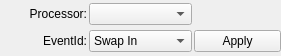
<?xml version="1.0" encoding="UTF-8"?>
<ui version="4.0">
 <class>FindEventIdWidget</class>
 <widget class="QWidget" name="FindEventIdWidget">
  <property name="geometry">
   <rect>
    <x>0</x>
    <y>0</y>
    <width>281</width>
    <height>56</height>
   </rect>
  </property>
  <property name="windowTitle">
   <string>Form</string>
  </property>
  <layout class="QGridLayout" name="gridLayout">
   <property name="leftMargin">
    <number>0</number>
   </property>
   <property name="topMargin">
    <number>0</number>
   </property>
   <property name="rightMargin">
    <number>0</number>
   </property>
   <property name="bottomMargin">
    <number>0</number>
   </property>
   <property name="spacing">
    <number>2</number>
   </property>
   <item row="0" column="0">
    <widget class="QLabel" name="label">
     <property name="text">
      <string>Processor:</string>
     </property>
     <property name="alignment">
      <set>Qt::AlignRight|Qt::AlignTrailing|Qt::AlignVCenter</set>
     </property>
    </widget>
   </item>
   <item row="0" column="1">
    <widget class="QComboBox" name="procComboBox">
     <property name="sizePolicy">
      <sizepolicy hsizetype="Minimum" vsizetype="Fixed">
       <horstretch>0</horstretch>
       <verstretch>0</verstretch>
      </sizepolicy>
     </property>
    </widget>
   </item>
   <item row="1" column="0">
    <widget class="QLabel" name="label_2">
     <property name="text">
      <string>EventId:</string>
     </property>
     <property name="alignment">
      <set>Qt::AlignRight|Qt::AlignTrailing|Qt::AlignVCenter</set>
     </property>
    </widget>
   </item>
   <item row="1" column="1">
    <widget class="QComboBox" name="eventIdComboBox">
     <item>
      <property name="text">
       <string>Swap In</string>
      </property>
     </item>
     <item>
      <property name="text">
       <string>Swap Out</string>
      </property>
     </item>
     <item>
      <property name="text">
       <string>Try Fetch Out</string>
      </property>
     </item>
     <item>
      <property name="text">
       <string>Notify In</string>
      </property>
     </item>
     <item>
      <property name="text">
       <string>Next Routine</string>
      </property>
     </item>
     <item>
      <property name="text">
       <string>All</string>
      </property>
     </item>
    </widget>
   </item>
   <item row="1" column="2">
    <widget class="QPushButton" name="applyPushButton">
     <property name="text">
      <string>Apply</string>
     </property>
    </widget>
   </item>
  </layout>
 </widget>
 <resources/>
 <connections/>
</ui>
